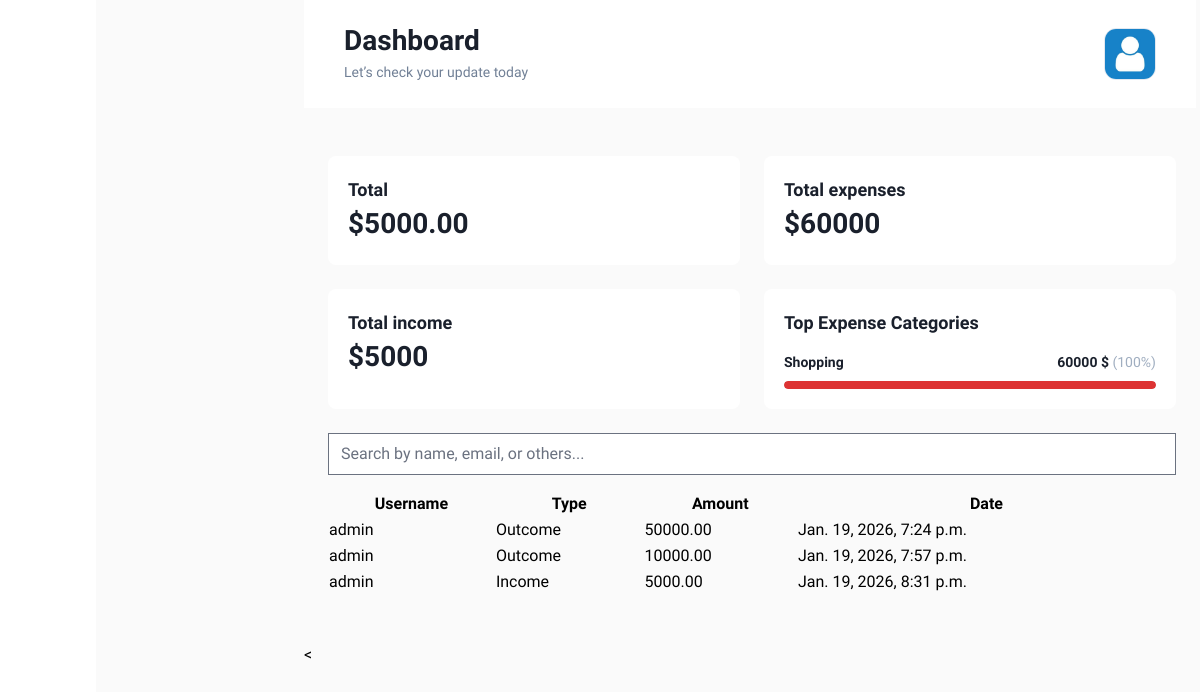
The page / (signed in) on the database as committed earlier.
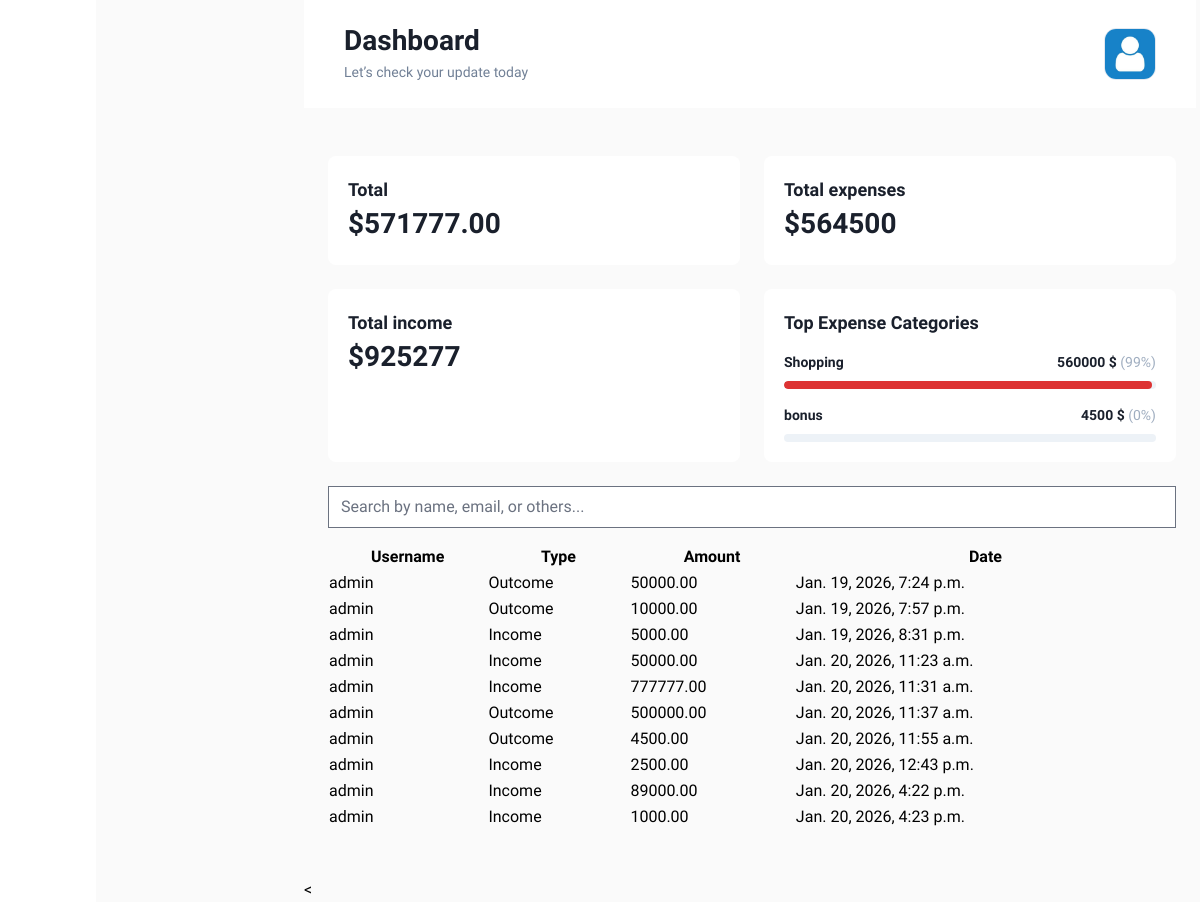
The same page on the database as committed later.
### mainapp/models.py (models this page shows, shortened)
class Category(models.Model):
    TYPE_CHOICES = (
        ('income', 'Kirim'),
        ('expense', 'Chiqim'),
    )
    title = models.CharField(max_length=32)
    type_p = models.CharField(max_length=8, choices=TYPE_CHOICES)

class IncomeOutcome(models.Model):
    TYPE_CHOICES = [
        ('income', 'Kirim'),
        ('expense', 'Chiqim'),
    ]
    author = models.ForeignKey(settings.AUTH_USER_MODEL, on_delete=models.CASCADE)
    wallet = models.ForeignKey(Wallet, on_delete=models.CASCADE, related_name='wallets')
    amount = models.DecimalField(max_digits=15, decimal_places=2)
    category = models.ForeignKey(Category, on_delete=models.CASCADE)
    type = models.CharField(max_length=8, choices=TYPE_CHOICES)
    comment = models.TextField()
    created = models.DateTimeField(auto_now_add=True)
    updated = models.DateTimeField(auto_now=True)

### user/models.py (models this page shows, shortened)
class CustomUser(AbstractUser):
    LANGUAGE_CHOICES = (
        ('en', 'English'),
        ('uz', 'Uzbek'),
    )
    phone_number = models.CharField(max_length=20, blank=True, null=True)
    avatar = models.ImageField(upload_to='avatars/', default='avatars/default.png')
    address = models.CharField(max_length=100, null=True, blank=True)
    language = models.CharField(
        max_length=2,
        choices=LANGUAGE_CHOICES,
        default='en'
    )

### mainapp/views.py (the view)
# urls.py: 2. Add a URL to urlpatterns:  path('', views.home, name='home')
@login_required
def home(request):
    wallets = Wallet.objects.filter(owner=request.user)
    histories = IncomeOutcome.objects.filter(author=request.user)
    total = sum(wallet.balance for wallet in wallets)
    outcome = (
            IncomeOutcome.objects
            .filter(author=request.user, type='expense')
            .aggregate(total=Coalesce(Sum('amount'), Decimal("0"), output_field=DecimalField(max_digits=15, decimal_places=2)))['total']
    )
    income = (
        IncomeOutcome.objects
        .filter(author=request.user, type='income')
        .aggregate(total=Coalesce(Sum('amount'), Decimal("0"), output_field=DecimalField(max_digits=15, decimal_places=2)))['total']
    )
    top_cats_qs = (
        histories
        .filter(type="expense")
        .values("category_id", "category__title")
        .annotate(total_amount=Coalesce(Sum("amount"), Decimal("0"), output_field=DecimalField(max_digits=15, decimal_places=2)))
        .order_by("-total_amount")[:3]
    )
    top_categories = []
    outcome_total = outcome or Decimal("0")
    for row in top_cats_qs:
        amt = row["total_amount"] or Decimal("0")
        pct = 0
        if outcome_total > 0:
            pct = int((amt / outcome_total) * 100)
        top_categories.append({
            "title": row["category__title"] or "Unknown",
            "amount": amt,
            "percent": pct,
        })
    total_transactions = income + outcome
    if total_transactions > 0:
        income_percentage = round((income / total_transactions) * 100)
        outcome_percentage = round((outcome / total_transactions) * 100)
    else:
        income_percentage = 0
        outcome_percentage = 0
    return render(request, 'index-2.html', {
        "total": total,
        "income": income,
        "outcome": outcome,
        "income_percentage": income_percentage,
        "outcome_percentage": outcome_percentage,
        "wallets": wallets,
        "histories": histories,
        'top_categories': top_categories,
    })

### templates/index-2.html (shortened to what this page needs)
{% extends 'base.html' %}
{% load static %}
{% load i18n %}
{% block content %}
<main class="w-full px-6 pb-6 pt-[100px] sm:pt-[156px] xl:px-[48px] xl:pb-[48px]">
  <div class="2xl:flex 2xl:space-x-[48px]">
    <section class="mb-6 2xl:mb-0 2xl:flex-1">
      <div class="mb-[24px] w-full xl:flex xl:space-x-[24px]">
        <div class="w-full xl:w-66">
          <div class="grid gap-3 sm:grid-cols-2 sm:gap-[24px]">
            <div class="rounded-lg bg-white p-5 dark:bg-darkblack-600">
              <span class="text-lg font-semibold text-bgray-900 dark:text-white">
                {% trans "Total" %}
              </span>
              <p class="text-3xl font-bold text-bgray-900 dark:text-white">
                ${{ total }}
              </p>
            </div>
            <div class="rounded-lg bg-white p-5 dark:bg-darkblack-600">
              <span class="text-lg font-semibold text-bgray-900 dark:text-white">
                {% trans "Total expenses" %}
              </span>
              <p class="text-3xl font-bold text-bgray-900 dark:text-white">
                ${{ outcome }}
              </p>
            </div>
            <div class="rounded-lg bg-white p-5 dark:bg-darkblack-600">
              <span class="text-lg font-semibold text-bgray-900 dark:text-white">
                {% trans "Total income" %}
              </span>
              <p class="text-3xl font-bold text-bgray-900 dark:text-white">
                ${{ income }}
              </p>
            </div>
            <div class="rounded-lg bg-white p-5 dark:bg-darkblack-600">
              <span class="text-lg font-semibold text-bgray-900 dark:text-white">
                {% trans "Top Expense Categories" %}
              </span>
              {% if top_categories %}
                <div class="space-y-4 mt-4">
                  {% for c in top_categories %}
                    <div>
                      <div class="flex items-center justify-between">
                        <p class="text-sm font-semibold text-bgray-900 dark:text-white">
                          {{ c.title }}
                        </p>
                        <p class="text-sm font-bold text-bgray-900 dark:text-white">
                          {{ c.amount|floatformat:0 }} $
                          <span class="text-bgray-500 font-medium">
                            ({{ c.percent }}%)
                          </span>
                        </p>
                      </div>
                      <div class="mt-2 h-2 w-full rounded-full bg-bgray-200 overflow-hidden">
                        <div class="h-2 rounded-full bg-error-300"
                             style="width: {{ c.percent }}%"></div>
                      </div>
                    </div>
                  {% endfor %}
                </div>
              {% endif %}
            </div>
          </div>
        </div>
      </div>
      <input
        type="text"
        placeholder="{% trans 'Search by name, email, or others...' %}"
        class="search-input w-full mb-4"
      />
      <table class="w-full">
        <tr>
          <th>{% trans "Username" %}</th>
          <th>{% trans "Type" %}</th>
          <th>{% trans "Amount" %}</th>
          <th>{% trans "Date" %}</th>
        </tr>
        {% for history in histories %}
        <tr>
          <td>{{ request.user.username }}</td>
          <td>
            {% if history.type == 'income' %}
              {% trans "Income" %}
            {% else %}
              {% trans "Outcome" %}
            {% endif %}
          </td>
          <td>{{ history.amount }}</td>
          <td>{{ history.created }}</td>
        </tr>
        {% endfor %}
      </table>
    </section>
  </div>
</main>
<
  </body>
</html>
{% endblock content %}

### templates/base.html (shortened to what this page needs)
<!DOCTYPE html>
{% load static %}
<html lang="en">
  <head>
    <link rel="stylesheet" href="{% static './assets/css/slick.css' %}" />
    <link rel="stylesheet" href="{% static './assets/css/aos.css' %}" />
    <link rel="stylesheet" href="{% static './assets/css/flatpickr.min.css' %}" />
    <link rel="stylesheet" href="{% static './assets/css/output.css' %}" />
    <link rel="stylesheet" href="{% static './assets/css/style.css' %}" />
  </head>
  <body>
    <div class="layout-wrapper active w-full">
      <div class="relative flex w-full">
        <aside class="relative hidden w-[96px] bg-white dark:bg-black sm:block">
        </aside>
        <div
          class="body-wrapper flex-1 overflow-x-hidden dark:bg-darkblack-500"
        >
          <header class="header-wrapper fixed z-30 hidden w-full md:block">
            <div
              class="relative flex h-[108px] w-full items-center justify-between bg-white px-10 dark:bg-darkblack-600 2xl:px-[76px]"
            >
              <div>
                <h3
                  class="text-xl font-bold text-bgray-900 dark:text-bgray-50 lg:text-3xl lg:leading-[36.4px]"
                >
                  Dashboard
                </h3>
                <p
                  class="text-xs font-medium text-bgray-600 dark:text-bgray-50 lg:text-sm lg:leading-[25.2px]"
                >
                  Let’s check your update today
                </p>
              </div>
              <div class="quick-access-wrapper relative">
                <div class="flex items-center space-x-[43px]">
                  <div
                    onclick="profileAction()"
                    class="flex cursor-pointer space-x-0 lg:space-x-3"
                  >
                    <div
                      class="h-[52px] w-[52px] overflow-hidden rounded-xl border border-bgray-300"
                    >
                      {% if user.avatar %}
            <img src="{{ user.avatar.url }}" class="profile-avatar">
        {% else %}
            <img src="https://via.placeholder.com/120" class="profile-avatar">
        {% endif %}
                    </div>
                  </div>
                </div>
              </div>
            </div>
          </header>
          {% block content %}
          {% endblock content %}
</html>

Rows that differ between the two databases and show on the page:
computed for Category "Shopping": amount "60000" → "560000"; percent "100" → "99"; {{ c.percent }} 100 → 99 (drawn)
now on this page (row unchanged): Category: title "bonus", amount "4500", percent "0"
added IncomeOutcome: {{ request.user.username }} "admin", amount "50000.00", created "Jan. 20, 2026, 11:23 a.m."
added IncomeOutcome: {{ request.user.username }} "admin", amount "777777.00", created "Jan. 20, 2026, 11:31 a.m."
added IncomeOutcome: {{ request.user.username }} "admin", amount "500000.00", created "Jan. 20, 2026, 11:37 a.m."
added IncomeOutcome: {{ request.user.username }} "admin", amount "4500.00", created "Jan. 20, 2026, 11:55 a.m."
added IncomeOutcome: {{ request.user.username }} "admin", amount "2500.00", created "Jan. 20, 2026, 12:43 p.m."
added IncomeOutcome: {{ request.user.username }} "admin", amount "89000.00", created "Jan. 20, 2026, 4:22 p.m."
added IncomeOutcome: {{ request.user.username }} "admin", amount "1000.00", created "Jan. 20, 2026, 4:23 p.m."
Other text that changed with them:
{{ total }}: "5000.00" → "571777.00"
{{ outcome }}: "60000" → "564500"
{{ income }}: "5000" → "925277"
